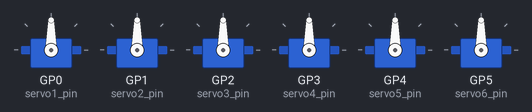
Bench run of a program on a simulated Raspberry Pi Pico running MicroPython. On the bench: 6 × servo. Servo angles are drawn from the pulse width (0.5 ms = 0°, 2.5 ms = 180°).

Above: at 0.05 s.
At 0.45 s:
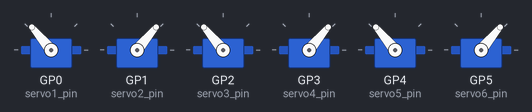
At 0.9 s:
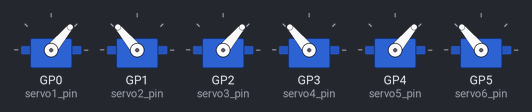
Timing chart, 0 to 3.0 s (numbered marks = the images above):
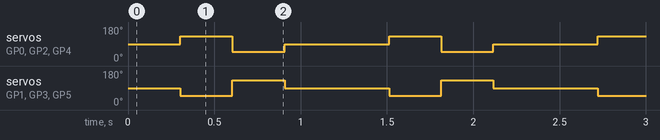

Measured:
- by itself, servo on GP0 (servo1_pin), servo on GP2 (servo3_pin), servo on GP4 (servo5_pin): repeats every 1.2 s: 50° 0.30 s, 90° 0.60 s, 130° 0.30 s
- by itself, servo on GP1 (servo2_pin), servo on GP3 (servo4_pin), servo on GP5 (servo6_pin): repeats every 1.2 s: 130° 0.30 s, 90° 0.60 s, 50° 0.30 s

The program:

Spider_Basic_Movement.py
```python
from machine import Pin, PWM
import utime

# Define the Grove servo motor pins
servo1_pin = Pin(0)
servo2_pin = Pin(1)
servo3_pin = Pin(2)
servo4_pin = Pin(3)
servo5_pin = Pin(4)
servo6_pin = Pin(5)

# Create PWM objects for each servo motor
servo1_pwm = PWM(servo1_pin, freq=50)
servo2_pwm = PWM(servo2_pin, freq=50)
servo3_pwm = PWM(servo3_pin, freq=50)
servo4_pwm = PWM(servo4_pin, freq=50)
servo5_pwm = PWM(servo5_pin, freq=50)
servo6_pwm = PWM(servo6_pin, freq=50)

# Define the minimum and maximum pulse widths for each servo
SERVO_MIN_PW = 500 # 0 degree
SERVO_MAX_PW = 2500 # 180 degree

# Function to set the angle of a servo motor
def set_servo_angle(servo_pwm, angle):
    angle = max(0, min(angle, 180)) # Limit the angle to 0-180 degrees
    pw = int((angle / 180) * (SERVO_MAX_PW - SERVO_MIN_PW) + SERVO_MIN_PW) # Calculate the pulse width
    servo_pwm.duty_ns(pw * 1000) # Set the pulse width in nanoseconds

# Spider walk pattern
spider_walk_pattern = [
    [90, 90, 90, 90, 90, 90],
    [130, 50, 130, 50, 130, 50],
    [50, 130, 50, 130, 50, 130],
    [90, 90, 90, 90, 90, 90]
]

# Function to perform the spider walk pattern
def spider_walk():
    for i in range(len(spider_walk_pattern)):
        for j in range(6):
            set_servo_angle(servo1_pwm, spider_walk_pattern[i][0])
            set_servo_angle(servo2_pwm, spider_walk_pattern[i][1])
            set_servo_angle(servo3_pwm, spider_walk_pattern[i][2])
            set_servo_angle(servo4_pwm, spider_walk_pattern[i][3])
            set_servo_angle(servo5_pwm, spider_walk_pattern[i][4])
            set_servo_angle(servo6_pwm, spider_walk_pattern[i][5])
            utime.sleep_ms(50)

# Perform the spider walk pattern indefinitely
while True:
    spider_walk()


#This code defines 6 Grove servo motor pins and creates PWM objects for each motor. It also defines the minimum and maximum pulse widths for each servo motor, and a function to set the angle of a servo motor based on a given PWM object and angle.
#The spider walk pattern is defined as a list of lists, where each inner list represents the angles for each servo motor at a given step in the pattern. The spider_walk() function loops through the steps in the pattern and sets the angle of each servo motor using the set_servo_angle() function. The function then sleeps for 50 milliseconds before moving to the next step in the pattern.
#The code then enters an infinite loop and repeatedly performs the spider walk pattern using the spider_walk() function.
```
